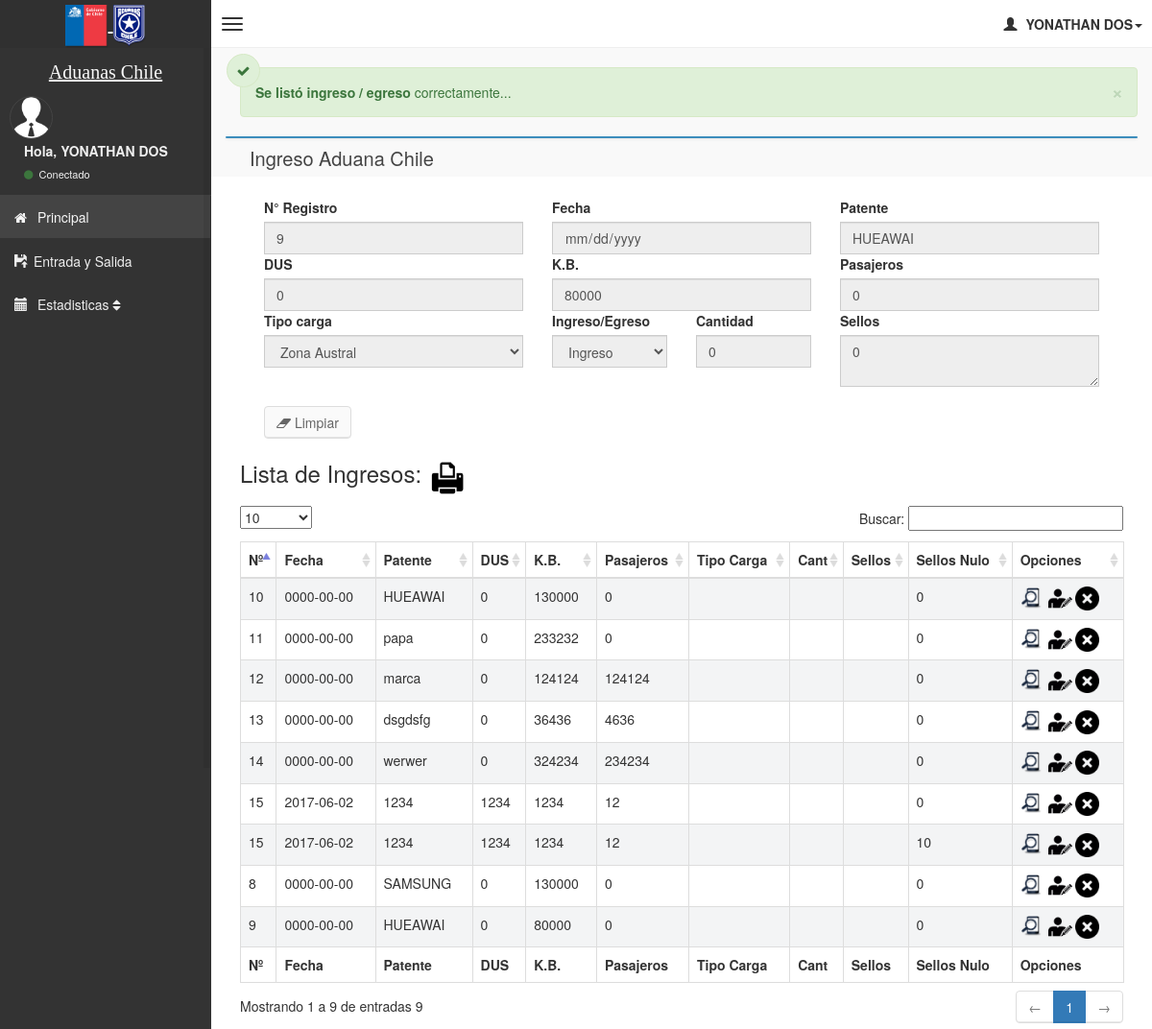
The app's page /index.php?mod=registroingresos&action=ver&codigo=9 (signed in) with its own data.
### tables this page shows
CREATE TABLE `ingresos` (
  `id` int(11) NOT NULL AUTO_INCREMENT,
  `dus` int(50) NOT NULL,
  `fecha` date NOT NULL,
  `patente` varchar(50) NOT NULL,
  `cantidad` int(20) DEFAULT NULL,
  `kilos` int(30) NOT NULL,
  `pasajeros` int(30) NOT NULL,
  `estado` varchar(30) NOT NULL,
  `rut` int(11) DEFAULT NULL,
  `tipo_carga` varchar(45) DEFAULT NULL,
  `tipo` varchar(45) DEFAULT NULL,
  PRIMARY KEY (`id`)
);

CREATE TABLE `sellos` (
  `id` int(12) NOT NULL AUTO_INCREMENT,
  `cantidad` int(11) NOT NULL,
  `numero` varchar(150) NOT NULL,
  `id_ingreso` int(11) NOT NULL,
  PRIMARY KEY (`id`)
);

### index.php (called while the page is built, shortened)
<?php
$bd = new GestarBD;
include 'inc/head.php';
include 'inc/header.php';
include 'inc/left_sidebar.php';
include 'inc/right_side.php';
include 'inc/opciones.php';
include 'inc/finhtml.php';

### inc/config.php (called while the page is built)
<?php
$config = array(
	"titulo"=>"Aduana",
	"subtitulo"=>"Inicio",
	"url"=>"http://{$_SERVER['HTTP_HOST']}/aduana/",
	"charset"=>"utf-8",
	"friendlyurls"=>false,
	"emailadmin"=>"",
	"emailenvios"=>"",
	"nombreenvios"=>"aduana",
	"servidor"=>"localhost",
	"basedatos"=>"aduana",
	"usuario"=>"root",
	"pass"=>"1212",
	"googleanalytics"=>false,
	"googlesiteverification"=>false,
	"mssiteverification"=>false
	); ?>

### inc/functionBD.php (called while the page is built, shortened)
<?php
class GestarBD{
	private $conect;
	private $base_datos;
	private $servidor;
	private $usuario;
	private $pass;
	function __construct()
	{
		include 'config.php';
		$this->servidor = $config['servidor'];
		$this->usuario = $config['usuario'];
		$this->pass = $config['pass'];
		$this->base_datos = $config['basedatos'];
	}
	private function conectar_base_datos() {
		if (! $this->conect = mysqli_connect($this->servidor,$this->usuario,$this->pass, $this->base_datos)) {
				echo "Error al conectar";
				exit();
			}
				mysqli_set_charset( $this->conect , 'utf8');
				return false;
	}
	public function consulta($consulta)
	{
		$this->consulta = mysqli_query($this->conect, $consulta);
	}
	public function mostrar_registros()
	{
		if ($row = mysqli_fetch_array($this->consulta)) {
			return $row;
		} else {
			return false;
		}
	}
}

### pages/registroingresos.php (the view, shortened to what this page needs)
<?php
require ('validarnum.php');
$id="";
$dus="";
$fecha="";
$patente="";
$kilos="";
$pasajeros="";
$numerosello="";
$cantidadsello="";
$readonly="";
if( isset($_GET["mod"])){
    if(isset($_GET["codigo"])){
    $codigo =$_GET["codigo"];
      $sql="select * from ingresos where id='$codigo'";
    $cs=$bd->consulta($sql);
            while ($fila=$bd->mostrar_registros()) {
                    $id=$fila["id"];
                    $dus=$fila["dus"];
                    $fecha=$fila["fecha"];
                    $patente=$fila["patente"];
                    $kilos=$fila["kilos"];
                    $pasajeros=$fila["pasajeros"];
            }
                $sql="select * from sellos where id_ingreso='$codigo'";
             $cs=$bd->consulta($sql);
            while ($fila=$bd->mostrar_registros()) {
                    $cantidadsello=$fila["cantidad"];
                    $numerosello=$fila["numero"];
            }
            if($_GET["action"]){
            echo '<div class="alert alert-success alert-dismissable">
                        <i class="fa fa-check"></i>
                        <button type="button" class="close" data-dismiss="alert" aria-hidden="true">&times;</button>
                        <b>Se listó ingreso / egreso</b> correctamente...
                    </div>';
            }
            if($_GET["action"]== "ver"){
                    $readonly="disabled";
            } else if($_GET["action"] == "eliminar"){
                    $readonly="readonly";
            }else if($_GET["action"] == "editar"){
                    $readonly="";
            }
    }
}
?>
<div class="box box-primary">
<div class="col-md-12">
        <div class="box-header">
            <h3 class="box-title">Ingreso Aduana Chile</h3>
        </div>
        <form role="form"  name="fe" action="?mod=registroingresos&nuevo=nuevo" method="post">
            <div class="box-body">
                <div class="form-group">
                    <div class="col-md-4 ">
                        <label for="numIngresos">N° Registro</label>
                        <input disabled onkeydown="return enteros(this, event)" required type="text" name="numIngresos" class="form-control" value="<?php echo $id ?>" id="numIngresos" placeholder="Número">
                    </div>
                    <div class="col-md-4 ">
                        <label for="fecha">Fecha</label>
                        <input <?php echo $readonly;?>   required type="date" name="fecha" class="form-control" value="<?php echo $fecha ?>" id="fecha" >
                    </div>
                    <div class="col-md-4 ">
                        <label for="patente">Patente</label>
                        <input <?php echo $readonly;?>    required type="tex" name="patente" class="form-control" value="<?php echo $patente ?>" id="patente" placeholder="Patente">
                    </div>
                </div>
                <div class="form-group">
                    <div class="col-md-4 ">
                        <label for="dus">DUS</label>
                        <input <?php echo $readonly;?> onkeydown="return enteros(this, event)" type="text" required name="dus" class="form-control" value="<?php echo $dus ?>" id="dus" placeholder="DUS">
                    </div>
                    <div class="col-md-4 ">
                        <label for="kb">K.B.</label>
                        <input <?php echo $readonly;?> onkeydown="return enteros(this, event)" required type="text" name="kb" class="form-control" value="<?php echo $kilos ?>" id="kb" placeholder="K.B.">
                    </div>
                    <div class="col-md-4 ">
                        <label for="pasajero">Pasajeros</label>
                        <input <?php echo $readonly;?> onkeydown="return enteros(this, event)" type="text" name="pasajero" class="form-control" value="<?php echo $pasajeros ?>" id="pasajero" placeholder="Números Pasajeros">
                    </div>
                </div>
                <div class="form-group">
                    <div class="col-md-4 ">
                        <label for="tipo_carga">Tipo carga</label>
                        <select  <?php echo $readonly;?> class="form-control" name='tipo_carga' id='tipo_carga'>
                        <?php
                        $austral = "";
                        ?>
                            <option <?php echo $austral;?>  value="Zona Austral">Zona Austral</option>
                        </select>
                    </div>
                    <div class="col-md-2 ">
                        <?php
                          $ing = "";
                        ?>
                        <label for="tipo">Ingreso/Egreso</label>
                        <select  <?php echo $readonly;?> class="form-control" name='tipo' id='tipo'>
                            <option <?php echo $ing;?>  value="Ingreso">Ingreso</option>
                        </select>
                    </div>
                </div>
                <div class="form-group">
                    <div class="col-md-2">
                        <label for="cantidad">Cantidad</label>
                        <input <?php echo $readonly;?> onkeydown="return enteros(this, event)" type="text" name="cantidad" class="form-control" value="<?php echo $cantidadsello ?>" id="cantidad" placeholder="Cantidad Sellos">
                    </div>
                 <div class="col-md-4">
                        <label for="cantidad">Sellos</label>
                        <textarea <?php echo $readonly;?> row="7" cols="20"  name="sellos" class="form-control" id="sellos" placeholder="descripcion de sellos"><?php echo $numerosello ?></textarea>
                    </div>
                    <div class="col-md-4">
                    <br>
                    <a href="?mod=registroingresos" class="btn btn-default"><i class="fa fa-eraser"></i> Limpiar</a>
                    </div>
                </div>
            </div>
        </form>
    </div>
</div>
<div class="col-md-12">
    <h3 class="box-title">
    <span style="width:750px"> Lista de Ingresos:</span>
        <a target='_blank'  href=./pdf/listaingresos.php><img src='./img/impresora.png'  width='40' alt='Edicion' title='Imprimir '></a>
    </h3>
    <table id="example1" class="table table-bordered table-striped">
        <thead>
            <tr>
                <th>Nº</th>
                <th>Fecha</th>
                <th>Patente</th>
                <th>DUS</th>
                <th>K.B.</th>
                <th>Pasajeros</th>
                <th>Tipo Carga</th>
                <th>Cant</th>
                <th>Sellos</th>
                <th>Sellos Nulo</th>
                <th>Opciones</th>
            </tr>
        </thead>
        <tbody>
        <?php
            $consulta="SELECT
                            ingresos.id as id,
                            ingresos.fecha, patente, dus, kilos, pasajeros,
                            funcionario.alias as funcionario,
                            tipo_carga,
                            tipo ,
                            sellos.cantidad as cantidad
                        FROM ingresos
                            INNER JOIN sellos ON  ingresos.id = sellos.id_ingreso
                            LEFT JOIN funcionario ON FUNCIONARIO.rut = ingresos.rut";
            $bd->consulta($consulta);
            while ($fila=$bd->mostrar_registros()) {
                echo "<tr>
                            <td>$fila[id]</td>
                            <td>$fila[fecha]</td>
                            <td>$fila[patente]</td>
                            <td>$fila[dus]</td>
                            <td>$fila[kilos] </td>
                            <td>$fila[pasajeros]</td>
                            <td>$fila[funcionario]</td>
                            <td>$fila[tipo_carga]</td>
                            <td>$fila[tipo]</td>
                            <td>$fila[cantidad]</td>
                            <td>
                                <a  href=?mod=registroingresos&action=ver&codigo=".$fila["id"].">
                                    <img src='./img/consultarr.png' width='25' alt='Edicion' title='VER LOS DATOS DE ".$fila["id"]."'>
                                </a>
                                <a  href=?mod=registroingresos&action=editar&codigo=".$fila["id"].">
                                    <img src='./img/editar.png' width='25' alt='Edicion' title='EDITAR LOS DATOS DE ".$fila["id"]."'>
                                </a>
                                <a   href=?mod=registroingresos&action=eliminar&codigo=".$fila["id"].">
                                    <img src='./img/elimina2.png'  width='25' alt='Edicion' title='ELIMINAR A   ".$fila["id"]."'>
                                </a>
                            </td>
                        </tr>";
    }
    ?>
    </tbody>
    <tfoot>
            <tr>
                <th>Nº</th>
                <th>Fecha</th>
                <th>Patente</th>
                <th>DUS</th>
                <th>K.B.</th>
                <th>Pasajeros</th>
                <th>Tipo Carga</th>
                <th>Cant</th>
                <th>Sellos</th>
                <th>Sellos Nulo</th>
                <th>Opciones</th>
            </tr>
    </tfoot>
    </table>
    </div>
</div>

### records on screen
ingresos: numIngresos "9", patente "HUEAWAI", dus "0", kb "80000", pasajero "0"
sellos: cantidad "0", sellos "0", id_ingreso "9", id_ingreso.fecha "0000-00-00", id_ingreso.patente "HUEAWAI", id_ingreso.dus "0", id_ingreso.kilos "80000", id_ingreso.pasajeros "0"
sellos: id_ingreso "8", id_ingreso.fecha "0000-00-00", id_ingreso.patente "SAMSUNG", id_ingreso.dus "0", id_ingreso.kilos "130000", id_ingreso.pasajeros "0", cantidad "0"
sellos: id_ingreso "10", id_ingreso.fecha "0000-00-00", id_ingreso.patente "HUEAWAI", id_ingreso.dus "0", id_ingreso.kilos "130000", id_ingreso.pasajeros "0", cantidad "0"
sellos: id_ingreso "11", id_ingreso.fecha "0000-00-00", id_ingreso.patente "papa", id_ingreso.dus "0", id_ingreso.kilos "233232", id_ingreso.pasajeros "0", cantidad "0"
sellos: id_ingreso "12", id_ingreso.fecha "0000-00-00", id_ingreso.patente "marca", id_ingreso.dus "0", id_ingreso.kilos "124124", id_ingreso.pasajeros "124124", cantidad "0"
sellos: id_ingreso "13", id_ingreso.fecha "0000-00-00", id_ingreso.patente "dsgdsfg", id_ingreso.dus "0", id_ingreso.kilos "36436", id_ingreso.pasajeros "4636", cantidad "0"
sellos: id_ingreso "14", id_ingreso.fecha "0000-00-00", id_ingreso.patente "werwer", id_ingreso.dus "0", id_ingreso.kilos "324234", id_ingreso.pasajeros "234234", cantidad "0"
sellos: id_ingreso "15", id_ingreso.fecha "2017-06-02", id_ingreso.patente "1234", id_ingreso.dus "1234", id_ingreso.kilos "1234", id_ingreso.pasajeros "12", cantidad "0"
sellos: id_ingreso "15", id_ingreso.fecha "2017-06-02", id_ingreso.patente "1234", id_ingreso.dus "1234", id_ingreso.kilos "1234", id_ingreso.pasajeros "12", cantidad "10"

### other values on screen
$_SESSION['dondequeda_nombre'] "YONATHAN DOS"
